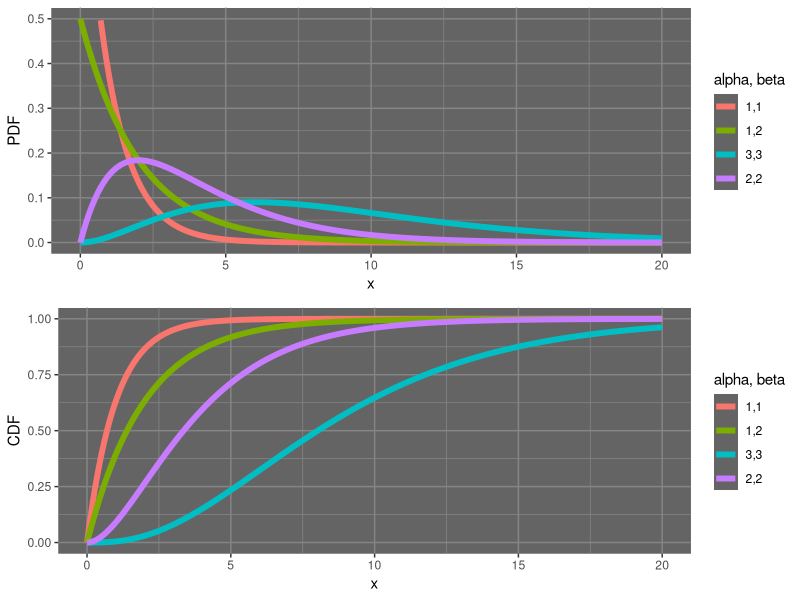

Reproduce this figure in R. (Note: this script raises an error after producing the figure.)
#!/usr/bin/env Rscript
library(ggplot2)
library(gridExtra)
library(reshape2)
bg <- "#646464"
gr <- "#858585"

points <- seq(0,20,0.1)
X <- data.frame(x=points, 
    one=dgamma(points, shape=1, scale=1), 
    two=dgamma(points,shape=1, scale=2), 
    three=dgamma(points, shape=3, scale=3), 
    four=dgamma(points, shape=2, scale=2) )
Z <- data.frame(x=points,
    one=pgamma(points, shape=1, scale=1),
    two=pgamma(points,shape=1, scale=2),
    three=pgamma(points, shape=3, scale=3),
    four=pgamma(points, shape=2, scale=2) )

Y <- melt(X, id="x")
Y$variable <- factor(Y$variable, labels=c("1,1", "1,2", "3,3", "2,2"))
W <- melt(Z, id="x")
W$variable <- factor(W$variable, labels=c("1,1", "1,2", "3,3", "2,2"))

lab <- paste(sep="", expression(alpha), ", ", expression(beta))
p<- ggplot(data=Y) +
    geom_line(aes(x,value, color=variable), size=2) + 
    scale_y_continuous(limit=c(0,0.5)) +
    ylab("PDF") +
    scale_color_hue(name=lab) +
    theme(
                panel.background = element_rect(fill = bg),
                panel.grid.major = element_line(colour = gr),
                panel.grid.minor = element_line(colour = gr)
    )

p1<- ggplot(data=W) +
    geom_line(aes(x,value, color=variable), size=2) + 
    scale_y_continuous(limit=c(0,1.0)) +
    ylab("CDF") + 
    scale_color_hue(name=lab) +
    theme(
                panel.background = element_rect(fill = bg),
                panel.grid.major = element_line(colour = gr),
                panel.grid.minor = element_line(colour = gr)
    )

# Great lookikng in beamer
pdf("gammadist.pdf")
    grid.arrange(p,p1,ncol = 1)
dev.off()

# High res looks like crap in beamer and fonts far too small at this res
png(filename = "./gammadist.png", width = 1000, height = 750, units = 'px')
print(grid.arrange(p,p1,ncol = 1,
    main=textGrob("Gamma Probability Distribution and Cumlative Distribution", vjust=1, gp=gpar(fontface = "bold", cex=1.4))))
dev.off()

